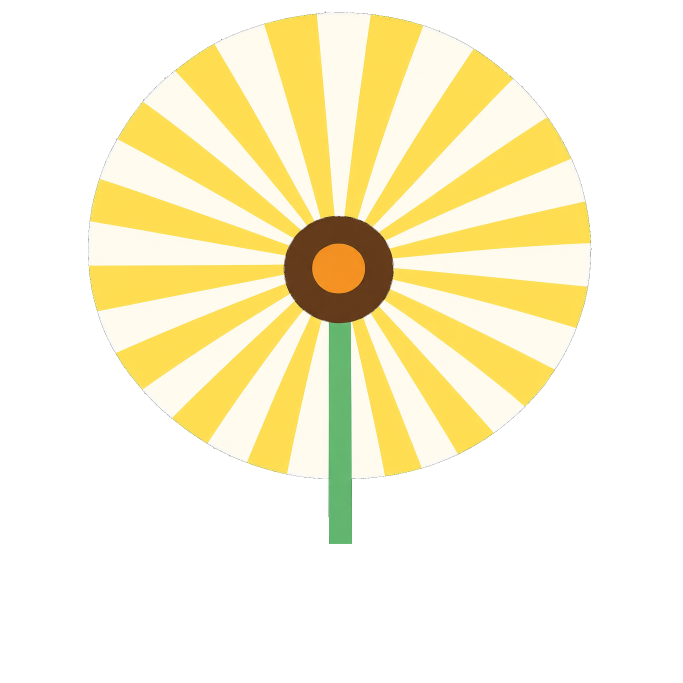
#> input picture games/beads/design/art/proposals/levels-20arcs-selection-20261117/A01-P08-dandelion/a01p08-v1-s42-rgba-fixed.png, 2048 x 2048 px (shown at 1/3 size)
$ python recolor-v1.py
#> lines starting #> are read from the running program, lines starting #| are printed output that depends on the picture; after the words box and inside, x2 and y2 are one past the last pixel; in counts of white or black regions, pixels touching at a corner belong together
#!/usr/bin/env python3
# -*- coding: utf-8 -*-
"""本地调色：将 v1 白黄主导 (90%) 拉回 G12 可接受（max ≤ 35%）。
策略：棕色花盘区 白→棕；黄色射线尖端 黄→橙。"""
import numpy as np
from PIL import Image

SRC = "a01p08-v1-s42-rgba-fixed.png"
DST = "a01p08-v1-s42-rgba-recolored.png"

rgba = np.asarray(Image.open(SRC).convert("RGBA")).copy()
#> rgba is the input picture: shape (2048, 2048, 4); mean R, G, B, A 97.6, 90.7, 61.2, 101.8
R, G, B = rgba[:,:,0].astype(np.int16), rgba[:,:,1].astype(np.int16), rgba[:,:,2].astype(np.int16)
alpha = rgba[:,:,3]
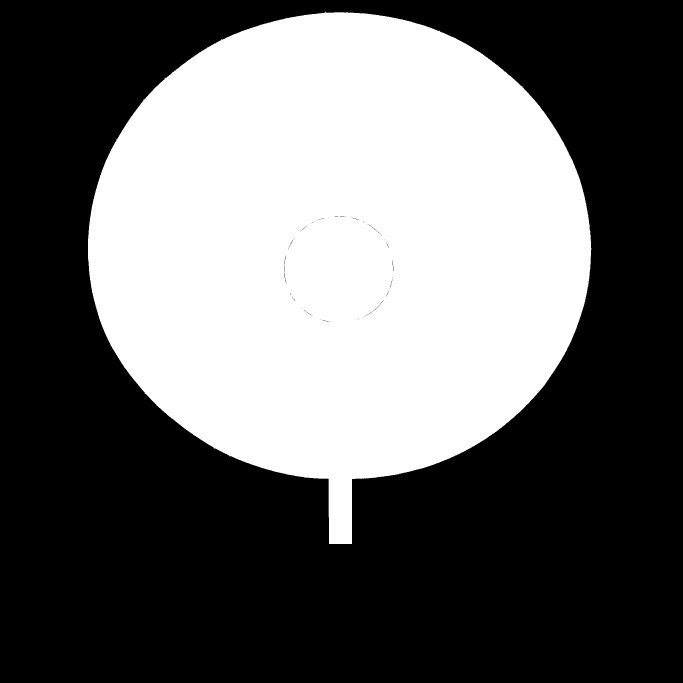
#> alpha: shape (2048, 2048) (shown at 1/3 size); 39.9% white; 1 white region, box (x1, y1, x2, y2) and area: (264, 35, 1775, 1632) 1674610

# 1) 定位棕色花盘中心 & 半径
brown = (R<140)&(G<100)&(B<60)&(alpha==255)
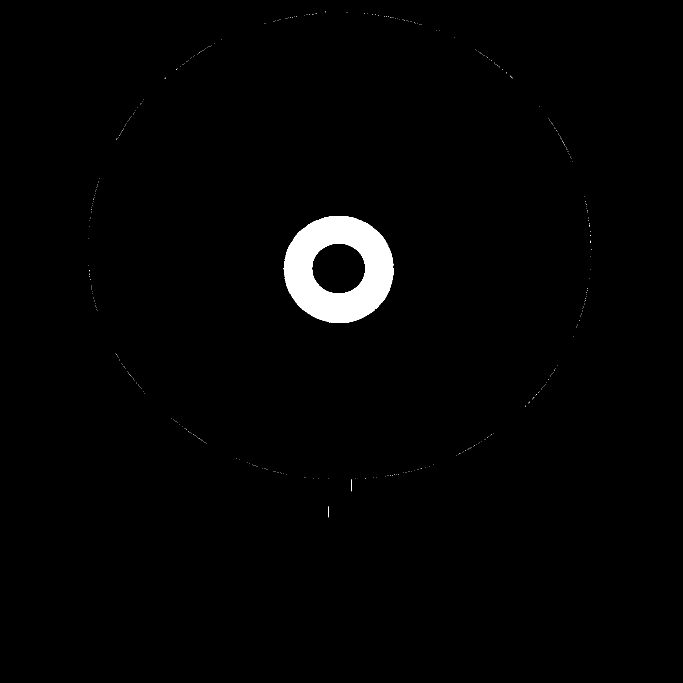
#> brown: shape (2048, 2048) bool (shown at 1/3 size); 1.5% white; 426 white regions (423 under 20 px), largest, box (x1, y1, x2, y2) and area: (852, 648, 1181, 969) 63707, (1055, 1440, 1056, 1474) 34, (986, 1519, 987, 1552) 33
ys, xs = np.where(brown)
if len(xs)>0:
    cx, cy = xs.mean(), ys.mean()
#> cx = 1016.5; cy = 808.4
    br = max(xs.max()-xs.min(), ys.max()-ys.min())/2 + 20
#> br = 778
    print(f"brown disk center=({cx:.0f},{cy:.0f}), radius={br:.0f}")
#| brown disk center=(1017,808), radius=778
else:
    cx, cy = rgba.shape[1]/2, rgba.shape[0]/2
    br = 100

# 2) 白色→棕色（花盘附近）
white_mask = (R>240)&(G>240)&(B>220)&(alpha==255)
#> white_mask: shape (2048, 2048) bool; 18.1% white; 17 white regions, largest, box (x1, y1, x2, y2) and area: (1073, 77, 1420, 665) 57392, (951, 38, 1112, 648) 56235, (645, 74, 962, 662) 53806
Yg, Xg = np.mgrid[0:rgba.shape[0], 0:rgba.shape[1]]
dist_to_disk = np.sqrt((Xg-cx)**2 + (Yg-cy)**2)
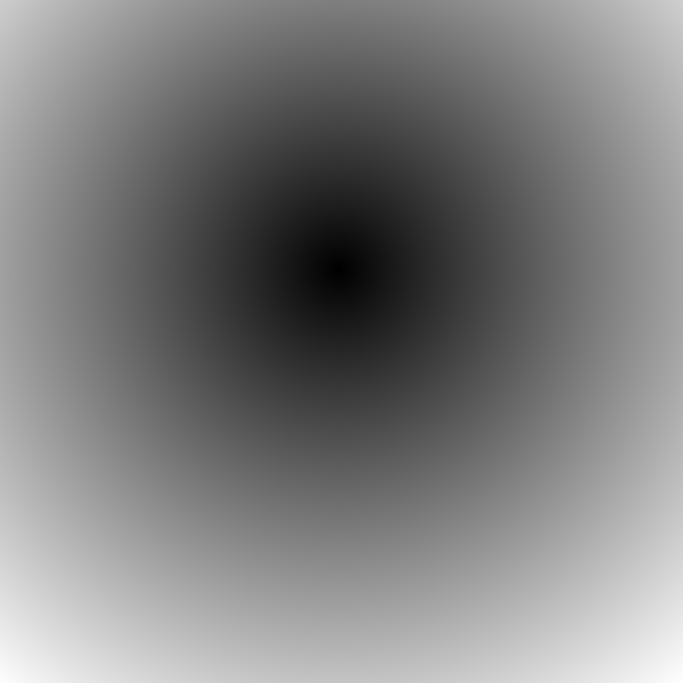
#> dist_to_disk: shape (2048, 2048) float64 (shown at 1/3 size); min 0.633, max 1611.2, mean 803.5; drawn with min black and max white
# 距离花盘中心越近 → 转换概率越高
prob_white_to_brown = np.clip(1.0 - dist_to_disk/(br*2.5), 0, 1) * 0.55  # 最多 55% 白→棕
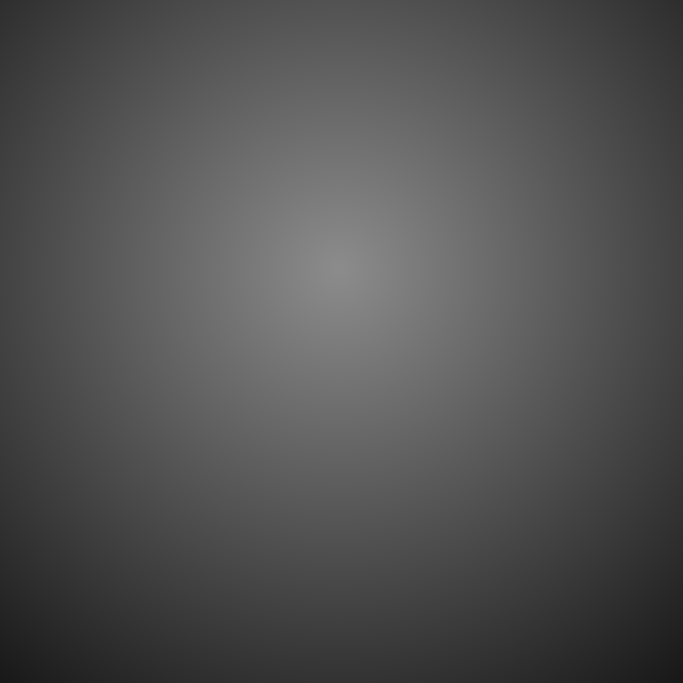
#> prob_white_to_brown: shape (2048, 2048) float64 (shown at 1/3 size); min 0.0944, max 0.55, mean 0.323
rng = np.random.RandomState(12345)
white2brown = white_mask & (rng.rand(*rgba.shape[:2]) < prob_white_to_brown)
#> white2brown: shape (2048, 2048) bool; 7.3% white in thin lines or dots, all inside (x1, y1, x2, y2) = (265, 38, 1772, 1435)
rgba[white2brown, 0] = 0x6B
rgba[white2brown, 1] = 0x3E
rgba[white2brown, 2] = 0x1E
print(f"white→brown: {int(white2brown.sum())} px")
#| white→brown: 306680 px

# 3) 黄色→橙色（射线尖端 = 距中心最远的黄像素）
yellow_mask = (R>230)&(G>200)&(G<240)&(B<100)&(alpha==255)
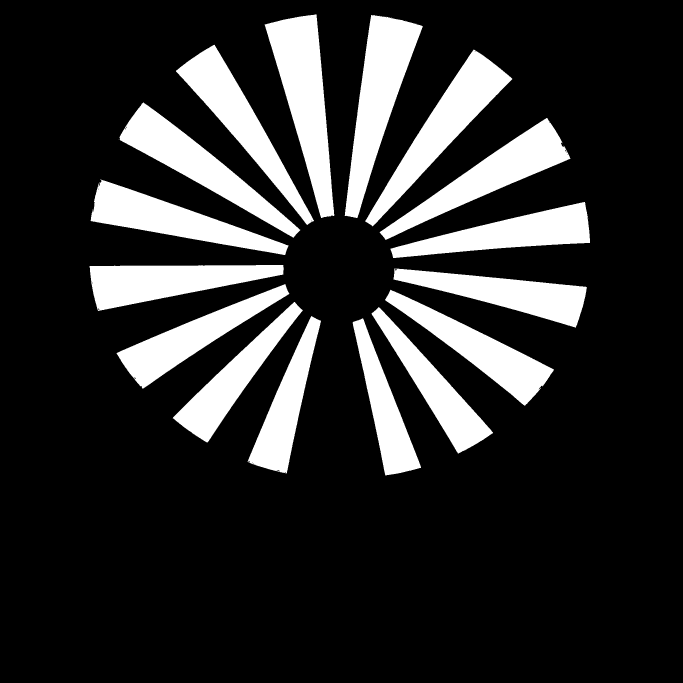
#> yellow_mask: shape (2048, 2048) bool (shown at 1/3 size); 17.8% white; 20 white regions (4 under 20 px), largest, box (x1, y1, x2, y2) and area: (794, 43, 1003, 654) 59706, (1034, 45, 1268, 654) 58608, (1096, 149, 1537, 679) 54543
dist_from_center = np.sqrt((Xg-cx)**2 + (Yg-cy)**2)
max_dist = dist_from_center[yellow_mask].max() if yellow_mask.any() else 500
#> max_dist = 774.5
# 距中心越远 → 黄色→橙色概率越高（尖端）
prob_yellow_to_orange = np.clip((dist_from_center - cx*0.5)/(max_dist - cx*0.5), 0, 1) * 0.50
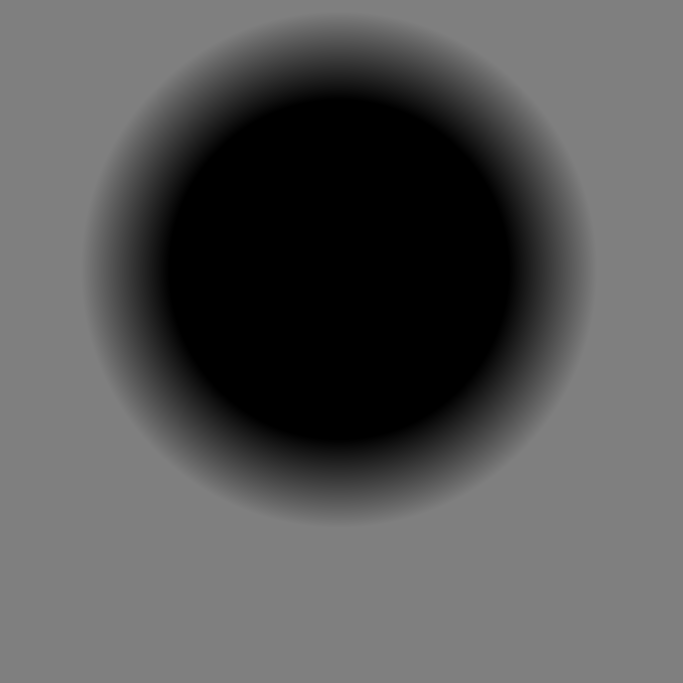
#> prob_yellow_to_orange: shape (2048, 2048) float64 (shown at 1/3 size); min 0, max 0.5, mean 0.344
yellow2orange = yellow_mask & (rng.rand(*rgba.shape[:2]) < prob_yellow_to_orange)
#> yellow2orange: shape (2048, 2048) bool; 2.2% white in thin lines or dots, all inside (x1, y1, x2, y2) = (269, 43, 1770, 1425)
rgba[yellow2orange, 0] = 0xF5
rgba[yellow2orange, 1] = 0x9B
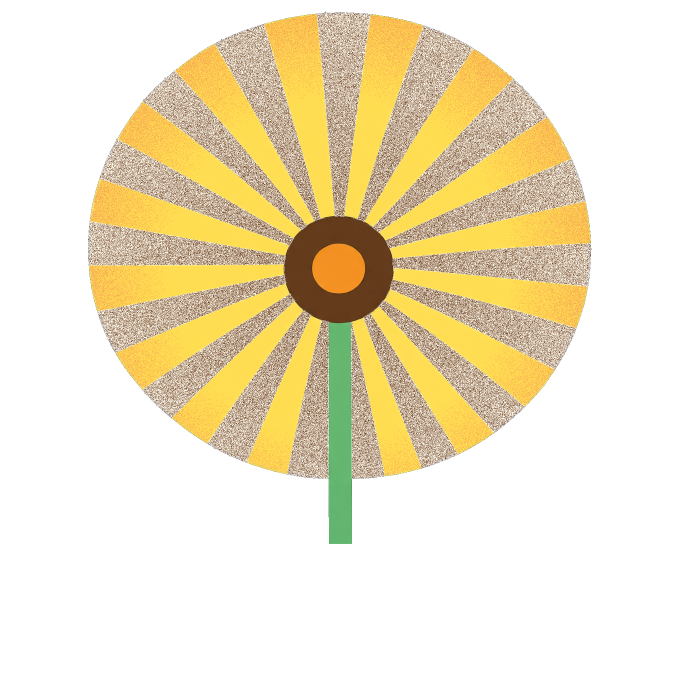
#> rgba: shape (2048, 2048, 4) (shown at 1/3 size); mean R, G, B, A 86.6, 75.4, 45.9, 101.8; transparent parts drawn white
rgba[yellow2orange, 2] = 0x23
print(f"yellow→orange: {int(yellow2orange.sum())} px")
#| yellow→orange: 92783 px

Image.fromarray(rgba, "RGBA").save(DST)
print(f"saved → {DST}")

# 复查
alpha255 = rgba[:,:,3]==255
all_px = int(alpha255.sum())
#> all_px = 1674610
white_after = int(((rgba[:,:,0]>240)&(rgba[:,:,1]>240)&(rgba[:,:,2]>220)&alpha255).sum())
#> white_after = 451993
yellow_after = int(((rgba[:,:,0]>230)&(rgba[:,:,1]>200)&(rgba[:,:,1]<240)&(rgba[:,:,2]<100)&alpha255).sum())
#> yellow_after = 655161
orange_after = int(((rgba[:,:,0]>200)&(rgba[:,:,1]>100)&(rgba[:,:,1]<180)&(rgba[:,:,2]<80)&alpha255).sum())
#> orange_after = 111370
brown_after = int(((rgba[:,:,0]<140)&(rgba[:,:,1]<100)&(rgba[:,:,2]<60)&alpha255).sum())
#> brown_after = 371028
green_after = int(((rgba[:,:,1]>140)&(rgba[:,:,0]<150)&(rgba[:,:,2]<150)&alpha255).sum())
#> green_after = 44821
print(f"white: {white_after/all_px*100:.1f}%  yellow: {yellow_after/all_px*100:.1f}%  orange: {orange_after/all_px*100:.1f}%  brown: {brown_after/all_px*100:.1f}%  green: {green_after/all_px*100:.1f}%")
#| white: 27.0%  yellow: 39.1%  orange: 6.7%  brown: 22.2%  green: 2.7%
print(f"max of 5: {max(white_after,yellow_after,orange_after,brown_after,green_after)/all_px*100:.1f}%")
#| max of 5: 39.1%
